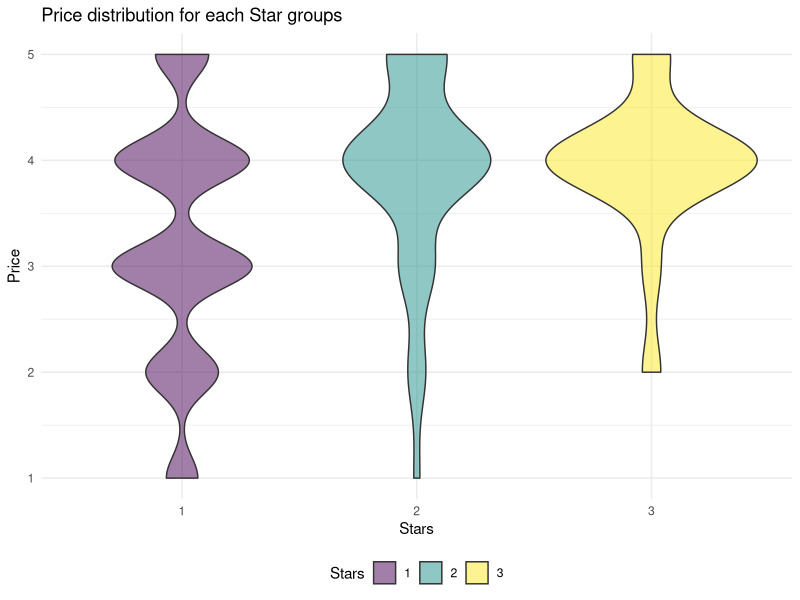
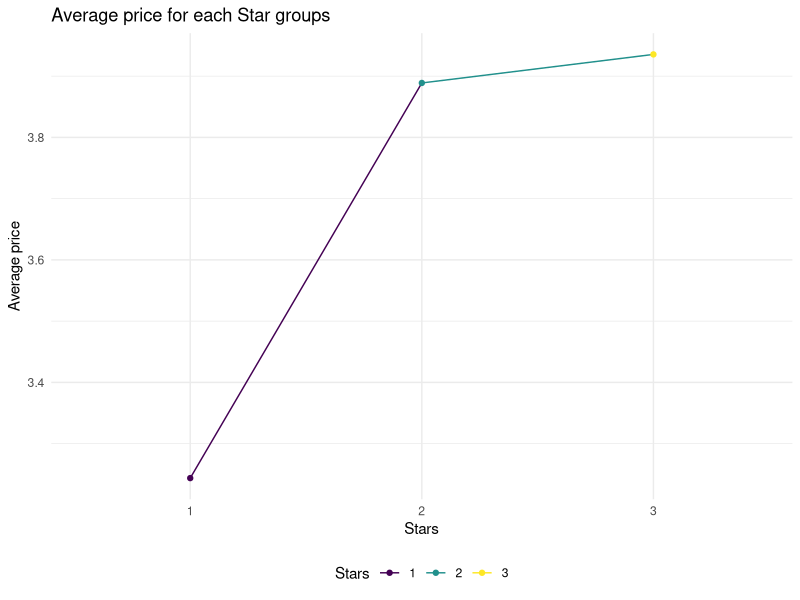

The R source for these figures, in order:
## ---- chunk 1
library(tidyverse)
data = read.csv("./data/michelin_data.csv")


knitr::opts_chunk$set(
  fig.width = 6,
  fig.asp = .6,
  out.width = "90%"
)

theme_set(theme_minimal() + theme(legend.position = "bottom"))

options(
  ggplot2.continuous.colour = "viridis",
  ggplot2.continuous.fill = "viridis"
)

scale_colour_discrete = scale_colour_viridis_d
scale_fill_discrete = scale_fill_viridis_d
## ---- chunk 2
data = data %>%
  mutate(
    cuisine_new = fct_collapse(cuisine,
                   American = c("American", "Californian"), 
                   Australian = c("Australian"),
                   Other_Asian = c("Asian", "Asian contemporary", "Asian influences", "Peranakan"),
                   Chinese = c("Cantonese", "Hang Zhou", "Sichuan", "Sichuan-Huai Yang", "Cantonese Roast Meats", "Fujian", "Hunanese and Sichuan", "Chinese", "Shanghainese", "Taiwanese", "Dim Sum", "Taizhou", "Noodles and congee"), 
                   French = c("Classic French", "French contemporary", "Creative French", "French", "Modern French"),
                   British = c("Creative British", "Traditional British", "Modern British"), 
                   Other_European = c("European", "European contemporary", "Austrian", "Danish", "Finnish"),
                   Meats = c("Meats and grills", "Barbecue"),
                   Modern = c("modern", "Contemporary", "creative", "Fusion", "Modern cuisine", "Creative", "Gastropub", "Innovative"), 
                   Other = c("International", "Street Food", "Temple cuisine", "Seafood", "Vegetarian", "Classic cuisine", "Market cuisine", "Regional cuisine", "Steakhouse", "Moroccan"), 
                   Japanese = c("Japanese contemporary", "Sushi", "Teppanyaki", "Japanese"),
                   Scandinavian = c("Scandinavian"),
                   Italian = c("Italian", "Italian contemporary"),
                   Korean = c("Korean", "Korean contemporary"), 
                   Mediterranean = c("Mediterranean", "Mediterranean cuisine"),
                   Thai = c("Thai", "Southern Thai", "Thai Contemporary"), 
                   Indian = c("Indian"), 
                   Spanish = c("Spanish"), 
                   Mexican = c("Mexican"))
  )
## ---- chunk 3
data = data %>%
  mutate(
    Stars = recode(star, "one" = "1", "two" = "2", "three" = "3"))
## ---- chunk 4
data %>%
  mutate(
    price = as.numeric(price)) %>%
  drop_na(Stars, price) %>%
  ggplot(aes(x = Stars, y = price, fill = Stars))+
    geom_violin(alpha = 0.5) +
  labs(
    title = "Price distribution for each Star groups",
    x = "Stars", 
    y = "Price"
  )
## ---- chunk 5
data2 = data %>%
  mutate(
    price = as.numeric(price)
  ) %>%
  drop_na(price, Stars) %>%
  group_by(Stars) %>%
  summarize(avg_price = mean(price)) 

data2 %>%
  ggplot(aes(x = Stars, y = avg_price, color = Stars, group = 1)) +
  geom_line() +
  geom_point() +
  labs(
    title = "Average price for each Star groups", 
    x = "Stars", 
    y = "Average price"
  )
